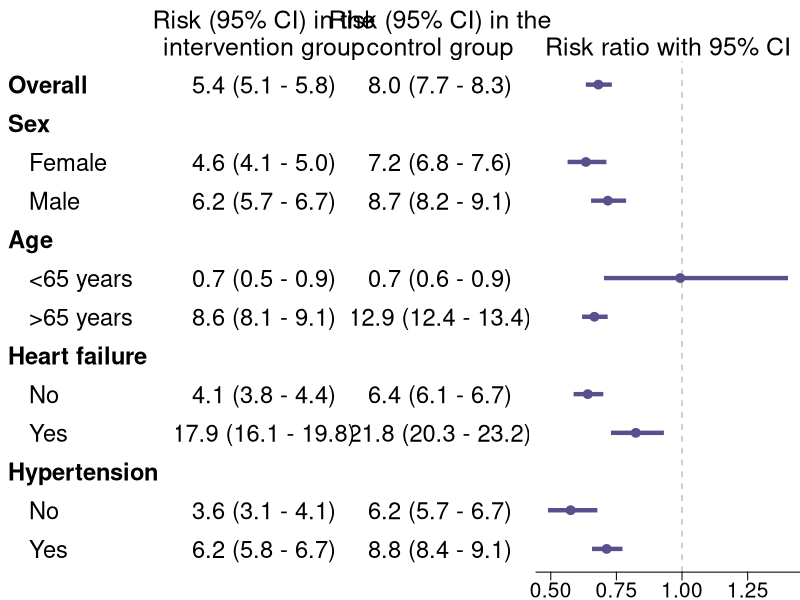
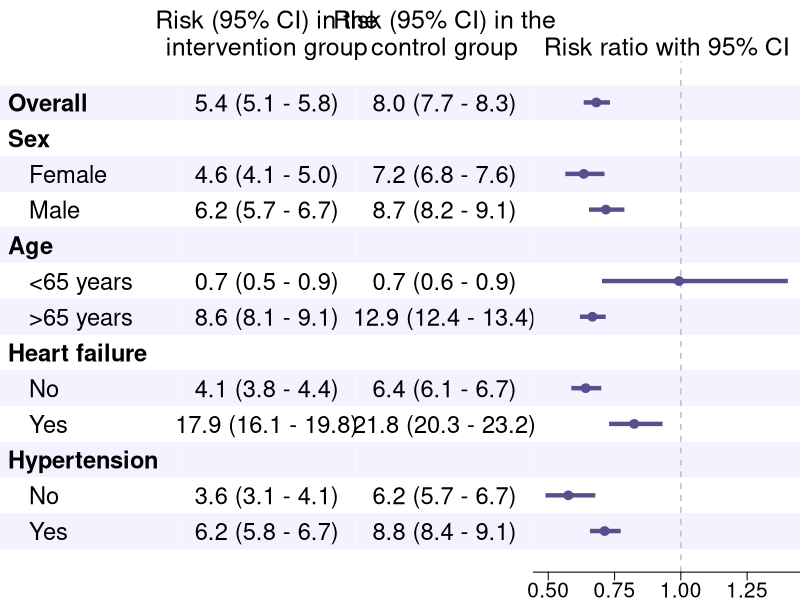

These figures' R source, in order: (Note: this script raises an error after producing the figures.)
## ---- chunk 1
library(data.table)
library(ggplot2)
library(patchwork)
library(dplyr)

# theme_void is used by default as axes, ticks etc. are superfluous
# to make stripes in the forest plot align across columns, the x-axis must exist - but we hide it
theme_set(
  theme_void(base_size = 15) +
    theme(
      axis.line.x = element_line(color = "transparent"),
      axis.text.x = element_text(color = "transparent"),
      axis.ticks.x = element_line(color = "transparent"),
      axis.ticks.length.x = unit(2, "mm")
    )
)

# text size within the forest plot
tsize <- 6

dt <- fread("./data/SimpleFPdata.csv") |>
  mutate(
    # a variable used to control rows (y-axis) in the plot
    y = n() - row_number(),
    
    # which levels should have indentation (and not be bold face)
    indent = case_when(is.na(events1) | level == "Overall" ~ 0,
                       .default = 1),
    
    # adding indentation
    level = case_when(indent == 1 ~ paste("  ", level),
                      .default = level),
    
    # variable to control bold face vs. plain labeling
    boldface = case_when(indent == 0 ~ "bold",
                         .default = "plain")
  )

## ---- chunk 2
# column with labels, the x-value is arbitrary (also below)
labels <- ggplot(dt, aes(x = 0, y = y, label = level, fontface = boldface)) +
  # the labels should be left justified
  geom_text(hjust = 0, size = tsize) +
  # setting the minimum x-value to 0 [same as x-value in aes()] for aesthetic reasons
  coord_cartesian(xlim = c(0, 1))

# column with risk estimates in the intervention group
risk1 <- ggplot(dt, aes(x = 1, y = y, label = risk1)) +
  geom_text(size = tsize) +
  ggtitle("Risk (95% CI) in the\nintervention group") +
  # the column title is centered
  theme(plot.title = element_text(hjust = .5))

# column with risk estimates in the control group
risk0 <- ggplot(dt, aes(x = 1, y = y, label = risk0)) +
  geom_text(size = tsize) +
  ggtitle("Risk (95% CI) in the\ncontrol group") +
  theme(plot.title = element_text(hjust = .5))

# forest plot of risk ratios
fp <- ggplot(dt, aes(x = rr, xmin = lcl, xmax = ucl, y = y)) +
  geom_vline(xintercept = 1, color = "grey", linetype = 2) +
  geom_pointrange(color = "#58508d", linewidth = 1.5) +
  # we need to show the x-axis for this particular plot
  theme(axis.line.x = element_line(color = "black"),
        axis.text.x = element_text(color = "black"),
        axis.ticks.x = element_line(color = "black"),
        axis.ticks.length = unit(2, "mm"),
        plot.title = element_text(hjust = .5)) +
  ggtitle("\nRisk ratio with 95% CI")

# patching the columns together
forest_plot <- (labels | risk1 | risk0 | fp) +
  plot_layout(widths = c(1, 1, 1, 1.5))
## ---- chunk 3
ggsave(
  "./figs/gg1.png",
  forest_plot,
  width = 16,
  height = 5,
  units = "in"
)
## ---- chunk 4
# select every other row, here the even numbered rows
# to get event numbered rows filter on `y %% 2 == 1`
stripesdt <- dt |>
  filter(y %% 2 == 0)

## ---- chunk 5
colfun <- function(var, title){

  col <- ggplot(dt, aes(x = 1, y = y, label = {{var}})) +
    # adding rectangles spanning the entire x-axis for half the rows
    geom_rect(data = stripesdt,
              aes(xmin = -Inf, xmax = Inf, ymin = y - .5, ymax = y + .5),
              fill = "#f6f1ff") +
    geom_text(size = tsize) +
    ggtitle(title) +
    theme(plot.title = element_text(hjust = .5))

  return(col)
}
## ---- chunk 6
labels_stripes <- ggplot(dt, aes(x = 0, y = y, label = level, fontface = boldface)) +
  geom_rect(data = stripesdt,
            aes(xmin = -Inf, xmax = Inf, ymin = y - .5, ymax = y + .5),
            fill = "#f6f1ff") +
  geom_text(hjust = 0, size = tsize) +
  coord_cartesian(xlim = c(0, 1))

risk1_stripes <- colfun(risk1, "Risk (95% CI) in the\nintervention group")
risk0_stripes <- colfun(risk0, "Risk (95% CI) in the\ncontrol group")

fp_stripes <- ggplot(dt, aes(x = rr, xmin = lcl, xmax = ucl, y = y)) +
  geom_rect(data = stripesdt,
            aes(xmin = -Inf, xmax = Inf, ymin = y - .5, ymax = y + .5),
            fill = "#f6f1ff") +
  geom_vline(xintercept = 1, color = "grey", linetype = 2) +
  geom_pointrange(color = "#58508d", linewidth = 1.5) +
  theme(axis.line.x = element_line(color = "black"),
        axis.text.x = element_text(color = "black"),
        axis.ticks.x = element_line(color = "black"),
        axis.ticks.length.x = unit(2, "mm"),
        plot.title = element_text(hjust = .5)) +
  ggtitle("\nRisk ratio with 95% CI")


# patching the columns together
plot_stripes <- (labels_stripes | risk1_stripes | risk0_stripes | fp_stripes) +
  plot_layout(widths = c(1, 1, 1, 1.5))

## ---- chunk 7
ggsave(
  "./figs/gg2.png",
  plot_stripes,
  width = 16,
  height = 5,
  units = "in"
)
## ---- chunk 8
rm(list = ls()[!(ls() %in% c("tsize", "colfun"))])

round2 <- function(x) format(round(x,digits = 2), nsmall = 2, scientific = FALSE)

dt <- fread("./data/SimpleFPdata.csv") |>
  mutate(
    # events and N at risk in the two groups
    en1 = case_when(is.na(events1) ~ "", .default = paste(events1, "/", n1)),
    en0 = case_when(is.na(events0) ~ "", .default = paste(events0, "/", n0)),
    
    # risk ratio with 95% CI
    risk_ratio = case_when(
      is.na(events0) ~ "",
      .default = paste0(round2(rr), " (", round2(lcl), " - ", round2(ucl), ")")
    ),
    
    y = n() - row_number(),
    indent = case_when(is.na(events1) | level == "Overall" ~ 0,
                       .default = 1),
    level = case_when(indent == 1 ~ paste("  ", level),
                      .default = level),
    boldface = case_when(indent == 0 ~ "bold",
                         .default = "plain"),
    
    # mark which confidence interval reach beyond the scale of the figure
    left_arrow = case_when(lcl < .5 ~ 1,
                           .default = 0),
    right_arrow = case_when(ucl > 1.25 ~ 1,
                            .default = 0),
    
    # truncate intervals
    lcl = case_when(left_arrow == 1 ~ .5,
                    .default = lcl),
    ucl = case_when(right_arrow == 1 ~ 1.25,
                    .default = ucl)
  )

stripesdt <- dt |>
  filter(y %% 2 == 0)

## ---- chunk 9
# labels
labels <- ggplot(dt, aes(x = 0, y = y, label = level, fontface = boldface)) +
  geom_rect(data = stripesdt,
            aes(xmin = -Inf, xmax = Inf, ymin = y - .5, ymax = y + .5),
            fill = "#f6f1ff") +
  geom_text(hjust = 0, size = tsize) +
  coord_cartesian(xlim = c(0, 1)) +
  # an empty title is added to make elements align when wrapping and patching below
  ggtitle("")

# columns for the intervention groups
eventsN1 <- colfun(en1, "Events / N")
risk1 <- colfun(risk1, "Risk (95% CI)")

# columns for the control groups
eventsN0 <- colfun(en0, "Events / N")
risk0 <- colfun(risk0, "Risk (95% CI)")

riskRatio <- colfun(risk_ratio, "") 

# the forest plot - with arrows (geom_segment) on capped intervals
fp <- ggplot(dt, aes(x = rr, xmin = lcl, xmax = ucl, y = y)) +
  geom_rect(data = stripesdt,
            aes(xmin = -Inf, xmax = Inf, ymin = y - .5, ymax = y + .5),
            fill = "#f6f1ff") +
  
  geom_vline(xintercept = 1, color = "grey", linetype = 2) +
  geom_pointrange(color = "#58508d", linewidth = 1.5) +
  
  # insert arrow at intervals truncated to the left
  geom_segment(data = subset(dt, left_arrow == 1),
               aes(xend = lcl, yend = y),
               arrow = arrow(length = unit(.25, "cm")),
               color = "#58508d",
               linewidth = 1.5) +
  
  # insert arrow at intervals truncated to the right
  geom_segment(data = subset(dt, right_arrow == 1),
               aes(xend = ucl, yend = y),
               arrow = arrow(length = unit(.25, "cm")),
               color = "#58508d",
               linewidth = 1.5) +
  
  # specify breaks on the x-axis
  scale_x_continuous(breaks = c(.5, .75, 1, 1.25),
                     limits = c(.5, 1.25)) +
  
  theme(axis.line.x = element_line(color = "black"),
        axis.text.x = element_text(color = "black"),
        axis.ticks.x = element_line(color = "black"),
        axis.ticks.length.x = unit(2, "mm"))
## ---- chunk 10
# labels are wrapped and annotated by themselves to restore alignment of rows
labels_wrap <- wrap_elements(
  (labels) +
    plot_annotation(title = "")
)

# common headers are added for the intervention group columns
eventsNrisk1 <- wrap_elements(
  (eventsN1 | risk1) +
    plot_annotation(title = "Intervention group") &
    theme(plot.title = element_text(hjust = .5, face = "bold"))
)

# and the control group columns
eventsNrisk0 <- wrap_elements(
  (eventsN0 | risk0) +
    plot_annotation(title = "Control group") &
    theme(plot.title = element_text(hjust = .5, face = "bold"))
)

# and finally for the risk ratio columns
riskRatiofp <- wrap_elements(
  (riskRatio | fp) +
    plot_annotation(title = "Risk ratio (95% CI)") &
    theme(plot.title = element_text(hjust = .5, face = "bold"))
)

# everything is patched up together to get the final plot.
finalplot <- (labels_wrap | eventsNrisk1 | eventsNrisk0 | riskRatiofp) +
  plot_layout(widths = c(.4, 1, 1, 1.5)) +
  # some margin is added to the right to prevent tick values being cut
  theme(plot.margin = margin(r = .5, unit = "cm"))

## ---- chunk 11
ggsave(
  "./figs/gg3.png",
  finalplot,
  width = 16,
  height = 5,
  units = "in"
)
